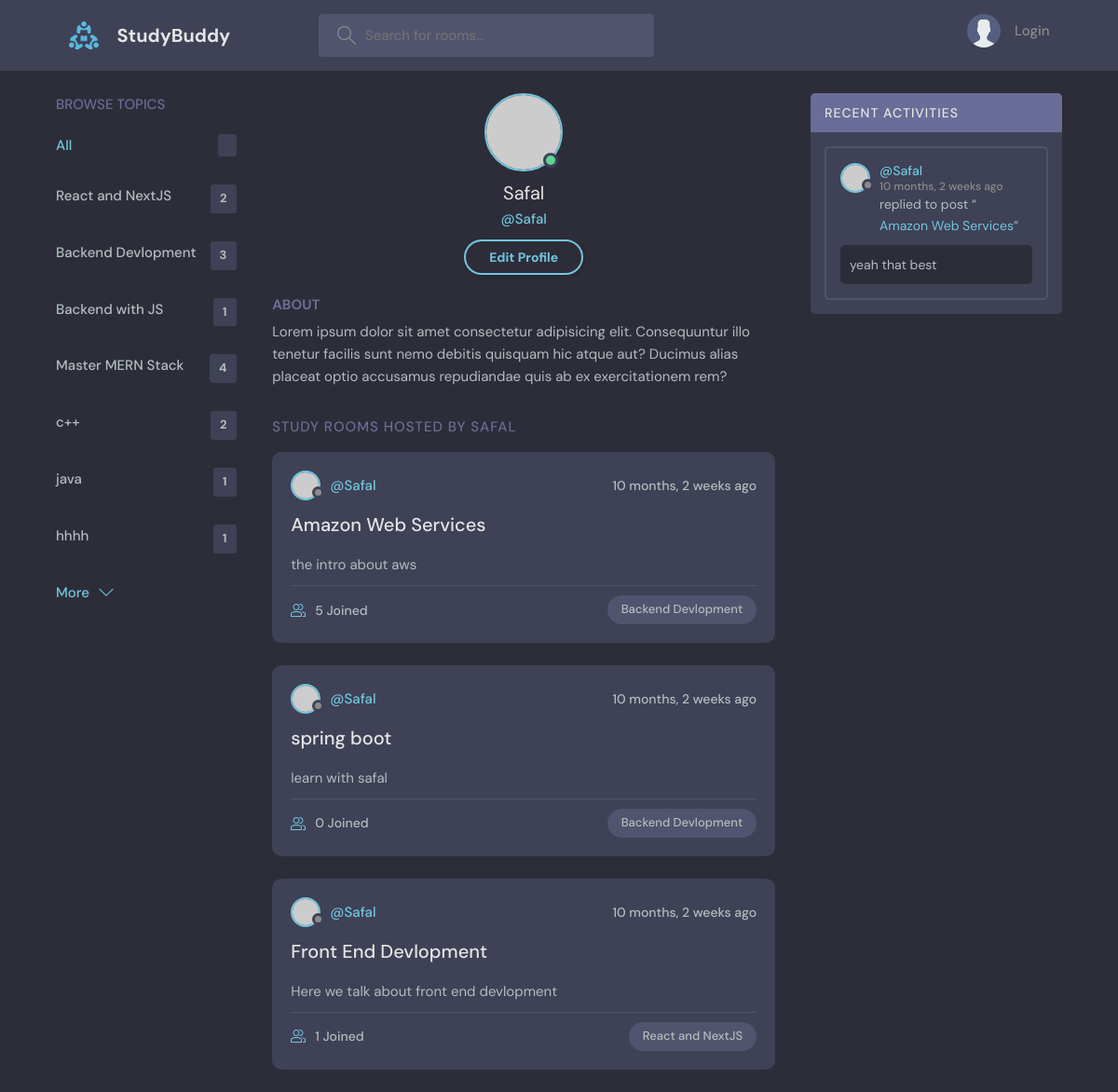
The app's page /profile/2/ with its own data.
### base/models.py (models this page shows, shortened)
class Topic(models.Model):
    name = models.CharField(max_length=200)

class Room(models.Model):
    host=models.ForeignKey(User,on_delete=models.SET_NULL,null=True)
    topic=models.ForeignKey(Topic,on_delete=models.SET_NULL,null=True)
    name=models.CharField(max_length=200)
    description = models.TextField(null=True,blank= True)
    participants = models.ManyToManyField(User,related_name='participants',blank=True)
    updated = models.DateTimeField(auto_now=True)
    created = models.DateTimeField(auto_now_add=True)
    class Meta:
        ordering = ['-updated','-created']
    def __str__(self):
        return self.name

class Message(models.Model):
    user = models.ForeignKey(User,on_delete=models.CASCADE)
    room = models.ForeignKey(Room, on_delete=models.CASCADE)
    body = models.TextField()
    updated = models.DateTimeField(auto_now=True)
    created = models.DateTimeField(auto_now_add=True)
    class Meta:
        ordering = ['-updated','-created']
    def __str__(self):
        return self.body[0:50]

### base/views.py (the view)
# urls.py: path("profile/<str:pk>/",views.userProfile,name="user-profile"),
def userProfile(request,pk):
    user= User.objects.get(id=pk)
    rooms= user.room_set.all()
    room_messages = user.message_set.all()
    topics = Topic.objects.all()
    context={'user':user,'rooms':rooms,'room_messages':room_messages,'topics':topics}
    return render(request,'base/profile.html',context)

### base/templates/base/profile.html
{% extends 'main.html'%}
{% block content%}
  <main class="profile-page layout layout--3">
    <div class="container">
      {% include 'base/topic_component.html' %}
      <div class="roomList">
        <div class="profile">
          <div class="profile__avatar">
            <div class="avatar avatar--large active">
              <img src="https://randomuser.me/api/portraits/men/11.jpg" />
            </div>
          </div>
          <div class="profile__info">
            <h3>{{user.username}}</h3>
            <p>@{{user.username}}</p>
            <a href="edit-user.html" class="btn btn--main btn--pill">Edit Profile</a>
          </div>
          <div class="profile__about">
            <h3>About</h3>
            <p>
              Lorem ipsum dolor sit amet consectetur adipisicing elit. Consequuntur illo tenetur
              facilis sunt nemo debitis quisquam hic atque aut? Ducimus alias placeat optio
              accusamus repudiandae quis ab ex exercitationem rem?
            </p>
          </div>
        </div>
        <div class="roomList__header">
          <div>
            <h2>Study Rooms Hosted by {{user.username}}</a>
            </h2>
          </div>
        </div>
         {% include 'base/feed_component.html' %}
      </div>
       {% include 'base/activity_component.html' %}
    </div>
  </main>
{%endblock content%}

### templates/main.html (shortened to what this page needs)
<!DOCTYPE html>
{% load static %}
<html lang="en">
  <head>
    <link rel="stylesheet" href="{% static 'styles/style.css' %}" />
  </head>
  <body>
    {% include 'navbar.html' %}
    {% block content %}
        {% endblock %}
  </body>
</html>

### templates/navbar.html (shortened to what this page needs)
 {% load static %}
 <header class="header header--loggedIn">
      <div class="container">
        <a href="{% url 'home' %}" class="header__logo">
          <img src="{% static 'images/logo.svg' %}" />
          <h1>StudyBuddy</h1>
        </a>
        <form class="header__search" method="GET" action="{% url 'home' %}" >
          <label>
            <input name="q" placeholder="Search for rooms..." />
          </label>
        </form>
        <nav class="header__menu">
            {% if request.user.is_authenticated %}
          <div class="header__user">
            <a href="profile.html">
              <div class="avatar avatar--medium active">
                <img src="https://randomuser.me/api/portraits/men/37.jpg" />
              </div>
              <p>{{request.user.username}} <span>@{{ request.user.username}}</span></p>
            </a>
            <button class="dropdown-button">
              <svg version="1.1" xmlns="http://www.w3.org/2000/svg" width="32" height="32" viewBox="0 0 32 32">
                <title>chevron-down</title>
                <path d="M16 21l-13-13h-3l16 16 16-16h-3l-13 13z"></path>
              </svg>
            </button>
          </div>
          {%else%}
          <a href="{%url 'login'%}">
            <img src="{% static 'images/avatar.svg'%}" />
            <p>Login</p>
          </a>
            {% endif %}
        </nav>
      </div>
    </header>

### base/templates/base/topic_component.html
 <div class="topics">
          <div class="topics__header">
            <h2>Browse Topics</h2>
          </div>
          <ul class="topics__list">
            <li>
              <a href="{% url 'home'%}" class="active">All <span>{{room_count}}</span></a>
            </li>
            {% for topic in topics %}
            <li>
              <a href="{% url 'home' %}?q={{topic.name}}">{{topic.name}} <span>{{topic.room_set.all.count}}</span></a>
            </li>
             {% endfor %}
          </ul>
          <a class="btn btn--link" href="topics.html">
            More
            <svg version="1.1" xmlns="http://www.w3.org/2000/svg" width="32" height="32" viewBox="0 0 32 32">
              <title>chevron-down</title>
              <path d="M16 21l-13-13h-3l16 16 16-16h-3l-13 13z"></path>
            </svg>
          </a>
        </div>

### base/templates/base/feed_component.html (shortened to what this page needs)
 {% for room in rooms %}
<div class="roomListRoom">
            <div class="roomListRoom__header">
              <a href="{% url 'user-profile' room.host.id %}" class="roomListRoom__author">
                <div class="avatar avatar--small">
                  <img src="https://randomuser.me/api/portraits/women/11.jpg" />
                </div>
                <span>@{{room.host.username}}</span>
              </a>
              <div class="roomListRoom__actions">
                <span>{{room.created|timesince}} ago</span>
              </div>
            </div>
            <div class="roomListRoom__content">
              <a href="{% url 'room' room.id %}">{{room.name}}</a>
              <p>
                {{room.description}}
              </p>
            </div>
            <div class="roomListRoom__meta">
              <a href="{% url 'room' room.id %}" class="roomListRoom__joined">
                {{ room.participants.all.count }} Joined
              </a>
              <p class="roomListRoom__topic">{{room.topic.name}}</p>
            </div>
          </div>
          {% endfor %}

### base/templates/base/activity_component.html (shortened to what this page needs)
<div class="activities">
          <div class="activities__header">
            <h2>Recent Activities</h2>
          </div>
          {% for message in room_messages%}
          <div class="activities__box">
            <div class="activities__boxHeader roomListRoom__header">
              <a href="{% url 'user-profile' message.user.id %}" class="roomListRoom__author">
                <div class="avatar avatar--small">
                  <img src="https://randomuser.me/api/portraits/women/11.jpg" />
                </div>
                <p>
                  @{{message.user}}
                  <span>{{message.created | timesince}} ago</span>
                </p>
              </a>
            </div>
            <div class="activities__boxContent">
              <p>replied to post “<a href="{% url 'room' message.room.id %}">{{message.room}}</a>”</p>
              <div class="activities__boxRoomContent">
               {{message}}
              </div>
            </div>
          </div>
          {% endfor %}
        </div>

### records on screen
Topic: name "React and NextJS", room_set.all.count "2"
Topic: name "Backend Devlopment", room_set.all.count "3"
Topic: name "Backend with JS", room_set.all.count "1"
Topic: name "Master MERN Stack", room_set.all.count "4"
Topic: name "c++", room_set.all.count "2"
Topic: name "java", room_set.all.count "1"
Topic: name "hhhh", room_set.all.count "1"
Room: host.username "Safal", created "10 months, 2 weeks", name "Amazon Web Services", description "the intro about aws", participants.all.count "5", topic.name "Backend Devlopment"
Room: host.username "Safal", created "10 months, 2 weeks", name "spring boot", description "learn with safal", participants.all.count "0", topic.name "Backend Devlopment"
Room: host.username "Safal", created "10 months, 2 weeks", name "Front End Devlopment", description "Here we talk about front end devlopment", participants.all.count "1", topic.name "React and NextJS"
Message: user "Safal", created "10 months, 2 weeks", room "Amazon Web Services", body "yeah that best"

### other values on screen
{{ user.username }} "Safal"
{{ user.username }} "SAFAL"
